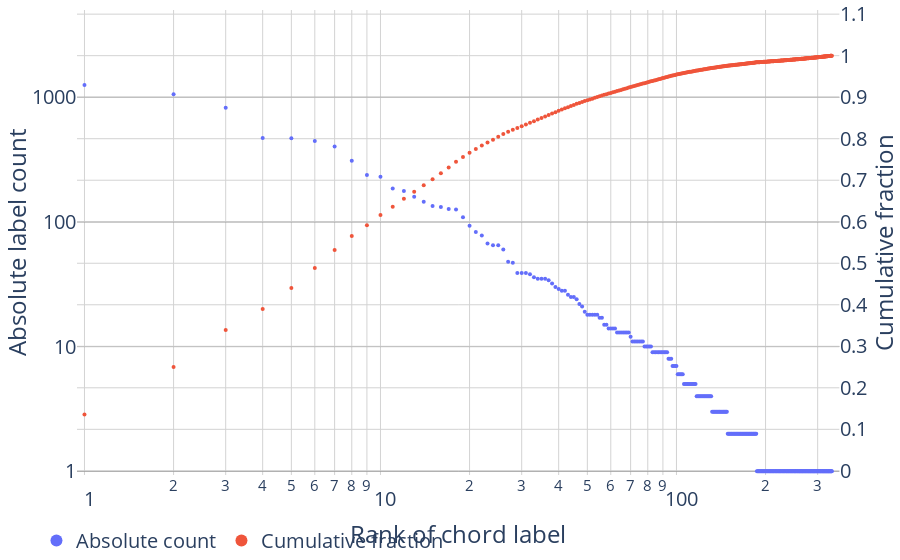

Write notebook code for a chart like this one.
### Code cell
fig = plot_cum(df.chord, x_log=True, markersize=4, left_range=(-0.03, 3.7), right_range=(-0.01,1.11), **H_LAYOUT)
store(fig, 'type_distribution.png', height=400)
#fig.show()

### Figure 1 — Plotly figure (JSON) as saved in the notebook; plotly's stock layout.template omitted (floating-point values rounded to 4 significant figures; data arrays with more than 128 entries replaced by an {"elided": "..."} marker saying what was removed)
{"data": [{"marker": {"size": 4}, "mode": "markers", "name": "Absolute count", "text": {"elided": "335 str values"}, "type": "scatter", "x": {"elided": "335 int values"}, "xaxis": "x", "y": {"elided": "335 int values"}, "yaxis": "y"}, {"marker": {"size": 4}, "mode": "markers", "name": "Cumulative fraction", "text": {"elided": "335 str values"}, "type": "scatter", "x": {"elided": "335 int values"}, "xaxis": "x", "y": {"elided": "335 float values"}, "yaxis": "y2"}], "layout": {"autosize": true, "font": {"size": 20}, "legend": {"font": {"size": 20}, "itemsizing": "constant", "orientation": "h", "x": -0.05, "y": -0.1}, "margin": {"b": 0, "l": 40, "pad": 0, "r": 0, "t": 0}, "paper_bgcolor": "#FFFFFF", "plot_bgcolor": "#FFFFFF", "xaxis": {"anchor": "y", "domain": [0, 0.94], "gridcolor": "lightgrey", "range": [-0.02525, 2.55], "title": {"text": "Rank of chord label"}, "type": "log", "zeroline": false}, "yaxis": {"anchor": "x", "domain": [0, 1], "dtick": 1, "gridcolor": "grey", "range": [-0.03, 3.7], "title": {"text": "Absolute label count"}, "type": "log", "zeroline": true}, "yaxis2": {"anchor": "x", "dtick": 0.1, "gridcolor": "lightgrey", "overlaying": "y", "range": [-0.01, 1.11], "side": "right", "title": {"text": "Cumulative fraction"}, "type": "linear", "zeroline": false}}}
